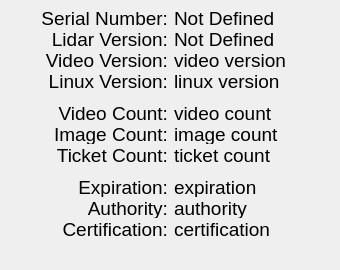
<?xml version="1.0" encoding="UTF-8"?>
<ui version="4.0">
 <class>devInfo</class>
 <widget class="QWidget" name="devInfo">
  <property name="geometry">
   <rect>
    <x>0</x>
    <y>0</y>
    <width>340</width>
    <height>270</height>
   </rect>
  </property>
  <property name="minimumSize">
   <size>
    <width>340</width>
    <height>270</height>
   </size>
  </property>
  <property name="windowTitle">
   <string>Form</string>
  </property>
  <widget class="QWidget" name="layoutWidget">
   <property name="geometry">
    <rect>
     <x>18</x>
     <y>8</y>
     <width>308</width>
     <height>288</height>
    </rect>
   </property>
   <property name="font">
    <font>
     <pointsize>14</pointsize>
     <weight>50</weight>
     <italic>false</italic>
     <bold>false</bold>
    </font>
   </property>
   <layout class="QFormLayout" name="formLayout">
    <property name="verticalSpacing">
     <number>1</number>
    </property>
    <item row="0" column="0">
     <widget class="QLabel" name="label_3">
      <property name="minimumSize">
       <size>
        <width>150</width>
        <height>20</height>
       </size>
      </property>
      <property name="maximumSize">
       <size>
        <width>150</width>
        <height>20</height>
       </size>
      </property>
      <property name="font">
       <font>
        <pointsize>14</pointsize>
        <weight>50</weight>
        <italic>false</italic>
        <bold>false</bold>
       </font>
      </property>
      <property name="text">
       <string>Serial Number:</string>
      </property>
      <property name="alignment">
       <set>Qt::AlignRight|Qt::AlignTrailing|Qt::AlignVCenter</set>
      </property>
     </widget>
    </item>
    <item row="0" column="1">
     <widget class="QLabel" name="lb_serialNumber">
      <property name="minimumSize">
       <size>
        <width>150</width>
        <height>20</height>
       </size>
      </property>
      <property name="maximumSize">
       <size>
        <width>150</width>
        <height>20</height>
       </size>
      </property>
      <property name="font">
       <font>
        <pointsize>14</pointsize>
        <weight>50</weight>
        <italic>false</italic>
        <bold>false</bold>
       </font>
      </property>
      <property name="text">
       <string>Not Defined</string>
      </property>
     </widget>
    </item>
    <item row="1" column="0">
     <widget class="QLabel" name="label_6">
      <property name="minimumSize">
       <size>
        <width>150</width>
        <height>20</height>
       </size>
      </property>
      <property name="maximumSize">
       <size>
        <width>150</width>
        <height>20</height>
       </size>
      </property>
      <property name="font">
       <font>
        <pointsize>14</pointsize>
        <weight>50</weight>
        <italic>false</italic>
        <bold>false</bold>
       </font>
      </property>
      <property name="text">
       <string>Lidar Version:</string>
      </property>
      <property name="alignment">
       <set>Qt::AlignRight|Qt::AlignTrailing|Qt::AlignVCenter</set>
      </property>
     </widget>
    </item>
    <item row="1" column="1">
     <widget class="QLabel" name="lb_versionLidar">
      <property name="minimumSize">
       <size>
        <width>150</width>
        <height>20</height>
       </size>
      </property>
      <property name="maximumSize">
       <size>
        <width>150</width>
        <height>20</height>
       </size>
      </property>
      <property name="font">
       <font>
        <pointsize>14</pointsize>
        <weight>50</weight>
        <italic>false</italic>
        <bold>false</bold>
       </font>
      </property>
      <property name="text">
       <string>Not Defined</string>
      </property>
     </widget>
    </item>
    <item row="2" column="0">
     <widget class="QLabel" name="label_7">
      <property name="minimumSize">
       <size>
        <width>150</width>
        <height>20</height>
       </size>
      </property>
      <property name="maximumSize">
       <size>
        <width>150</width>
        <height>20</height>
       </size>
      </property>
      <property name="font">
       <font>
        <pointsize>14</pointsize>
        <weight>50</weight>
        <italic>false</italic>
        <bold>false</bold>
       </font>
      </property>
      <property name="text">
       <string>Video Version:</string>
      </property>
      <property name="alignment">
       <set>Qt::AlignRight|Qt::AlignTrailing|Qt::AlignVCenter</set>
      </property>
     </widget>
    </item>
    <item row="2" column="1">
     <widget class="QLabel" name="lb_versionVideo">
      <property name="minimumSize">
       <size>
        <width>150</width>
        <height>20</height>
       </size>
      </property>
      <property name="maximumSize">
       <size>
        <width>150</width>
        <height>20</height>
       </size>
      </property>
      <property name="font">
       <font>
        <pointsize>14</pointsize>
        <weight>50</weight>
        <italic>false</italic>
        <bold>false</bold>
       </font>
      </property>
      <property name="text">
       <string>video version</string>
      </property>
     </widget>
    </item>
    <item row="3" column="0">
     <widget class="QLabel" name="label_8">
      <property name="minimumSize">
       <size>
        <width>150</width>
        <height>20</height>
       </size>
      </property>
      <property name="maximumSize">
       <size>
        <width>150</width>
        <height>20</height>
       </size>
      </property>
      <property name="font">
       <font>
        <pointsize>14</pointsize>
        <weight>50</weight>
        <italic>false</italic>
        <bold>false</bold>
       </font>
      </property>
      <property name="text">
       <string>Linux Version:</string>
      </property>
      <property name="alignment">
       <set>Qt::AlignRight|Qt::AlignTrailing|Qt::AlignVCenter</set>
      </property>
     </widget>
    </item>
    <item row="3" column="1">
     <widget class="QLabel" name="lb_versionLinux">
      <property name="minimumSize">
       <size>
        <width>150</width>
        <height>20</height>
       </size>
      </property>
      <property name="maximumSize">
       <size>
        <width>150</width>
        <height>20</height>
       </size>
      </property>
      <property name="font">
       <font>
        <pointsize>14</pointsize>
        <weight>50</weight>
        <italic>false</italic>
        <bold>false</bold>
       </font>
      </property>
      <property name="text">
       <string>linux version</string>
      </property>
     </widget>
    </item>
    <item row="4" column="0">
     <widget class="QLabel" name="label_9">
      <property name="minimumSize">
       <size>
        <width>150</width>
        <height>10</height>
       </size>
      </property>
      <property name="maximumSize">
       <size>
        <width>150</width>
        <height>10</height>
       </size>
      </property>
      <property name="font">
       <font>
        <pointsize>14</pointsize>
        <weight>50</weight>
        <italic>false</italic>
        <bold>false</bold>
       </font>
      </property>
      <property name="text">
       <string/>
      </property>
      <property name="alignment">
       <set>Qt::AlignRight|Qt::AlignTrailing|Qt::AlignVCenter</set>
      </property>
     </widget>
    </item>
    <item row="5" column="0">
     <widget class="QLabel" name="label_10">
      <property name="minimumSize">
       <size>
        <width>150</width>
        <height>20</height>
       </size>
      </property>
      <property name="maximumSize">
       <size>
        <width>150</width>
        <height>20</height>
       </size>
      </property>
      <property name="font">
       <font>
        <pointsize>14</pointsize>
        <weight>50</weight>
        <italic>false</italic>
        <bold>false</bold>
       </font>
      </property>
      <property name="text">
       <string>Video Count:</string>
      </property>
      <property name="alignment">
       <set>Qt::AlignRight|Qt::AlignTrailing|Qt::AlignVCenter</set>
      </property>
     </widget>
    </item>
    <item row="5" column="1">
     <widget class="QLabel" name="lb_countVideo">
      <property name="minimumSize">
       <size>
        <width>150</width>
        <height>20</height>
       </size>
      </property>
      <property name="maximumSize">
       <size>
        <width>150</width>
        <height>20</height>
       </size>
      </property>
      <property name="font">
       <font>
        <pointsize>14</pointsize>
        <weight>50</weight>
        <italic>false</italic>
        <bold>false</bold>
       </font>
      </property>
      <property name="text">
       <string>video count</string>
      </property>
     </widget>
    </item>
    <item row="6" column="0">
     <widget class="QLabel" name="label_11">
      <property name="minimumSize">
       <size>
        <width>150</width>
        <height>20</height>
       </size>
      </property>
      <property name="maximumSize">
       <size>
        <width>150</width>
        <height>20</height>
       </size>
      </property>
      <property name="font">
       <font>
        <pointsize>14</pointsize>
        <weight>50</weight>
        <italic>false</italic>
        <bold>false</bold>
       </font>
      </property>
      <property name="text">
       <string>Image Count:</string>
      </property>
      <property name="alignment">
       <set>Qt::AlignRight|Qt::AlignTrailing|Qt::AlignVCenter</set>
      </property>
     </widget>
    </item>
    <item row="6" column="1">
     <widget class="QLabel" name="lb_countImage">
      <property name="minimumSize">
       <size>
        <width>150</width>
        <height>20</height>
       </size>
      </property>
      <property name="maximumSize">
       <size>
        <width>150</width>
        <height>20</height>
       </size>
      </property>
      <property name="font">
       <font>
        <pointsize>14</pointsize>
        <weight>50</weight>
        <italic>false</italic>
        <bold>false</bold>
       </font>
      </property>
      <property name="text">
       <string>image count</string>
      </property>
     </widget>
    </item>
    <item row="7" column="0">
     <widget class="QLabel" name="label_12">
      <property name="minimumSize">
       <size>
        <width>150</width>
        <height>20</height>
       </size>
      </property>
      <property name="maximumSize">
       <size>
        <width>150</width>
        <height>20</height>
       </size>
      </property>
      <property name="font">
       <font>
        <pointsize>14</pointsize>
        <weight>50</weight>
        <italic>false</italic>
        <bold>false</bold>
       </font>
      </property>
      <property name="text">
       <string>Ticket Count:</string>
      </property>
      <property name="alignment">
       <set>Qt::AlignRight|Qt::AlignTrailing|Qt::AlignVCenter</set>
      </property>
     </widget>
    </item>
    <item row="7" column="1">
     <widget class="QLabel" name="lb_countTicket">
      <property name="minimumSize">
       <size>
        <width>150</width>
        <height>20</height>
       </size>
      </property>
      <property name="maximumSize">
       <size>
        <width>150</width>
        <height>20</height>
       </size>
      </property>
      <property name="font">
       <font>
        <pointsize>14</pointsize>
        <weight>50</weight>
        <italic>false</italic>
        <bold>false</bold>
       </font>
      </property>
      <property name="text">
       <string>ticket count</string>
      </property>
     </widget>
    </item>
    <item row="8" column="0">
     <widget class="QLabel" name="label_13">
      <property name="minimumSize">
       <size>
        <width>150</width>
        <height>10</height>
       </size>
      </property>
      <property name="maximumSize">
       <size>
        <width>150</width>
        <height>10</height>
       </size>
      </property>
      <property name="font">
       <font>
        <pointsize>14</pointsize>
        <weight>50</weight>
        <italic>false</italic>
        <bold>false</bold>
       </font>
      </property>
      <property name="text">
       <string/>
      </property>
      <property name="alignment">
       <set>Qt::AlignRight|Qt::AlignTrailing|Qt::AlignVCenter</set>
      </property>
     </widget>
    </item>
    <item row="9" column="0">
     <widget class="QLabel" name="label_14">
      <property name="minimumSize">
       <size>
        <width>150</width>
        <height>20</height>
       </size>
      </property>
      <property name="maximumSize">
       <size>
        <width>150</width>
        <height>20</height>
       </size>
      </property>
      <property name="font">
       <font>
        <pointsize>14</pointsize>
        <weight>50</weight>
        <italic>false</italic>
        <bold>false</bold>
       </font>
      </property>
      <property name="text">
       <string>Expiration:</string>
      </property>
      <property name="alignment">
       <set>Qt::AlignRight|Qt::AlignTrailing|Qt::AlignVCenter</set>
      </property>
     </widget>
    </item>
    <item row="9" column="1">
     <widget class="QLabel" name="lb_expiration">
      <property name="minimumSize">
       <size>
        <width>150</width>
        <height>20</height>
       </size>
      </property>
      <property name="maximumSize">
       <size>
        <width>150</width>
        <height>20</height>
       </size>
      </property>
      <property name="font">
       <font>
        <pointsize>14</pointsize>
        <weight>50</weight>
        <italic>false</italic>
        <bold>false</bold>
       </font>
      </property>
      <property name="text">
       <string>expiration</string>
      </property>
     </widget>
    </item>
    <item row="10" column="0">
     <widget class="QLabel" name="label_15">
      <property name="minimumSize">
       <size>
        <width>150</width>
        <height>20</height>
       </size>
      </property>
      <property name="maximumSize">
       <size>
        <width>150</width>
        <height>20</height>
       </size>
      </property>
      <property name="font">
       <font>
        <pointsize>14</pointsize>
        <weight>50</weight>
        <italic>false</italic>
        <bold>false</bold>
       </font>
      </property>
      <property name="text">
       <string>Authority:</string>
      </property>
      <property name="alignment">
       <set>Qt::AlignRight|Qt::AlignTrailing|Qt::AlignVCenter</set>
      </property>
     </widget>
    </item>
    <item row="10" column="1">
     <widget class="QLabel" name="lb_authority">
      <property name="minimumSize">
       <size>
        <width>150</width>
        <height>20</height>
       </size>
      </property>
      <property name="maximumSize">
       <size>
        <width>150</width>
        <height>20</height>
       </size>
      </property>
      <property name="font">
       <font>
        <pointsize>14</pointsize>
        <weight>50</weight>
        <italic>false</italic>
        <bold>false</bold>
       </font>
      </property>
      <property name="text">
       <string>authority</string>
      </property>
     </widget>
    </item>
    <item row="11" column="0">
     <widget class="QLabel" name="label_16">
      <property name="minimumSize">
       <size>
        <width>150</width>
        <height>20</height>
       </size>
      </property>
      <property name="maximumSize">
       <size>
        <width>150</width>
        <height>20</height>
       </size>
      </property>
      <property name="font">
       <font>
        <pointsize>14</pointsize>
        <weight>50</weight>
        <italic>false</italic>
        <bold>false</bold>
       </font>
      </property>
      <property name="text">
       <string>Certification:</string>
      </property>
      <property name="alignment">
       <set>Qt::AlignRight|Qt::AlignTrailing|Qt::AlignVCenter</set>
      </property>
     </widget>
    </item>
    <item row="11" column="1">
     <widget class="QLabel" name="lb_certification">
      <property name="minimumSize">
       <size>
        <width>150</width>
        <height>20</height>
       </size>
      </property>
      <property name="maximumSize">
       <size>
        <width>150</width>
        <height>20</height>
       </size>
      </property>
      <property name="font">
       <font>
        <pointsize>14</pointsize>
        <weight>50</weight>
        <italic>false</italic>
        <bold>false</bold>
       </font>
      </property>
      <property name="text">
       <string>certification</string>
      </property>
     </widget>
    </item>
   </layout>
  </widget>
 </widget>
 <resources/>
 <connections/>
</ui>
